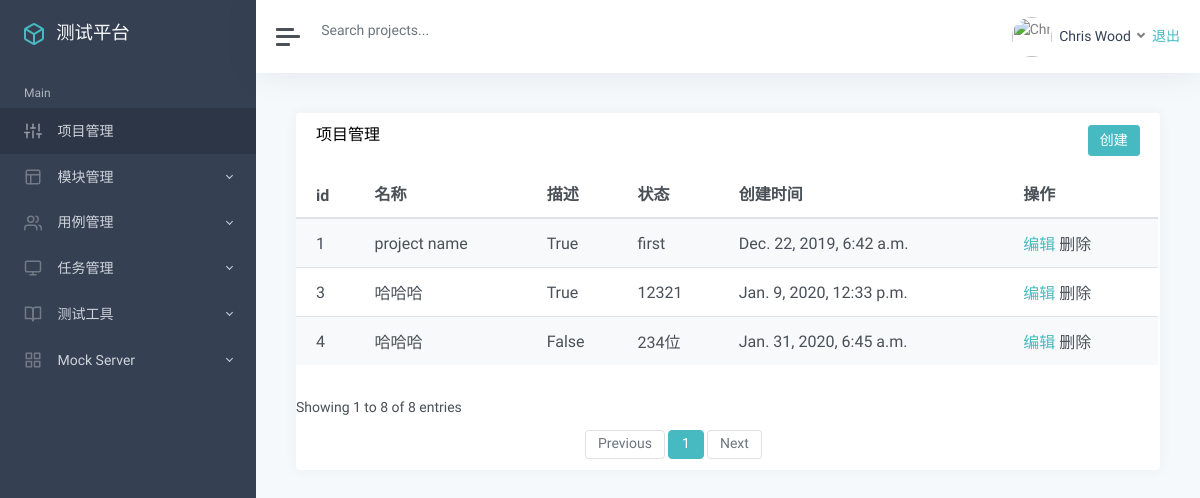
Page /project/ (signed in) on the earlier database version.
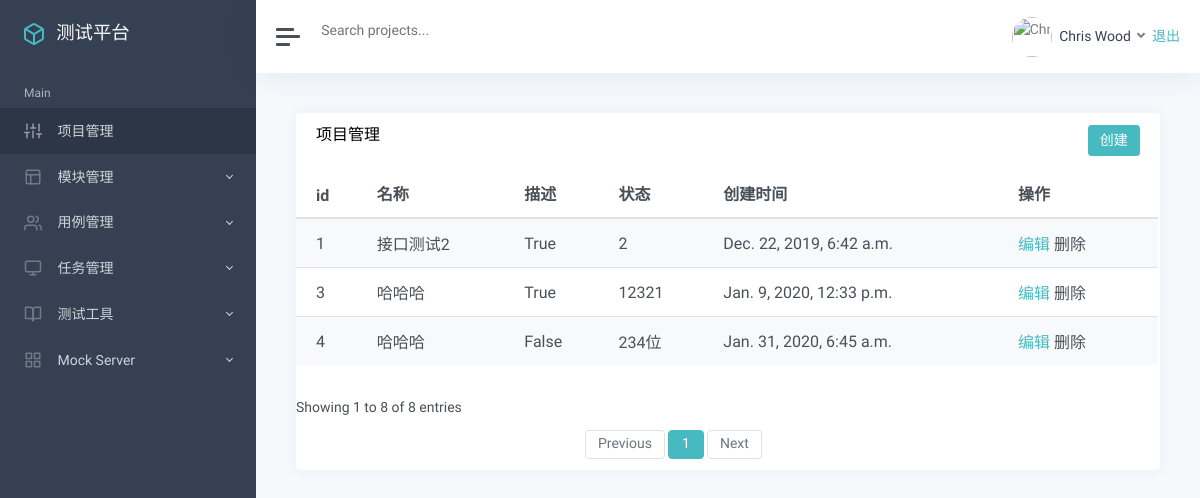
Same page on the later database version.
### app_manage/models.py (models this page shows)
class Project(models.Model):
    name = models.CharField("名称", max_length=100, null=False, default="")
    describe = models.TextField("描述", default="")
    status = models.BooleanField("状态：", default=True)
    update_time = models.DateTimeField("更新时间", auto_now=True)
    create_time = models.DateTimeField("创建时间", auto_now_add=True)

### app_manage/views.py (the view)
# urls.py: path('', views.manage),
@login_required
def manage(request):
    projects_list = Project.objects.all()
    return render(request, "project_list.html", {"projects":projects_list})

### templates/project_list.html (shortened to what this page needs)
{% extends "manage.html" %}
{% block manage %}
<div class="card flex-fill">
    <div class="card-header">
        <h5 class="card-title mb-0" style="float:left">项目管理</h5>
        <button onclick="add()" type="button" class="btn btn-primary" style="float:right">创建</button>
    </div>
    <div id="datatables-dashboard-traffic_wrapper" class="dataTables_wrapper dt-bootstrap4 no-footer">
        <div class="row">
            <div class="col-sm-12">
                <table id="datatables-dashboard-traffic" style="able-layout:fixed;"
                    class="table table-striped my-0 dataTable no-footer" role="grid"
                    aria-describedby="datatables-dashboard-traffic_info">
                    <thead>
                        <tr role="row">
                            <th>id</th>
                            <th>名称</th>
                            <th>描述</th>
                            <th>状态</th>
                            <th>创建时间</th>
                            <th>操作</th>
                        </tr>
                    </thead>
                    <tbody>
                        {% for p in projects %}
                        <tr role="row" class="odd">
                            <td>{{p.id}}</td>
                            <td>{{p.name}}</td>
                            <td>{{p.status}}</td>
                            <td>{{p.describe}}</td>
                            <td>{{p.create_time}}</td>
                            <td>
                                <a href="/project/edit/{{p.id}}/">编辑</a>
                                <a>删除</a>
                            </td>
                        </tr>
                        {% endfor %}
                    </tbody>
                </table>
            </div>
        </div>
        <div class="row">
            <div class="col-sm-12 col-md-5">
                <div class="dataTables_info" id="datatables-dashboard-traffic_info" role="status" aria-live="polite"></div>
                    Showing 1 to 8 of 8 entries</div>
            </div>
            <div class="col-sm-12 col-md-7">
                <div class="dataTables_paginate paging_simple_numbers" id="datatables-dashboard-traffic_paginate">
                    <ul class="pagination">
                        <li class="paginate_button page-item previous disabled"
                            id="datatables-dashboard-traffic_previous"><a href="#"
                                aria-controls="datatables-dashboard-traffic" data-dt-idx="0" tabindex="0"
                                class="page-link">Previous</a></li>
                        <li class="paginate_button page-item active"><a href="#"
                                aria-controls="datatables-dashboard-traffic" data-dt-idx="1" tabindex="0"
                                class="page-link">1</a>
                        </li>
                        <li class="paginate_button page-item next disabled" id="datatables-dashboard-traffic_next"><a
                                href="#" aria-controls="datatables-dashboard-traffic" data-dt-idx="2" tabindex="0"
                                class="page-link">Next</a>
                        </li>
                    </ul>
                </div>
            </div>
        </div>
    </div>
</div>
{% endblock %}

Differences in the rows shown:
changed Project id 1: name "project name" → "接口测试2"; describe "first" → "2"
